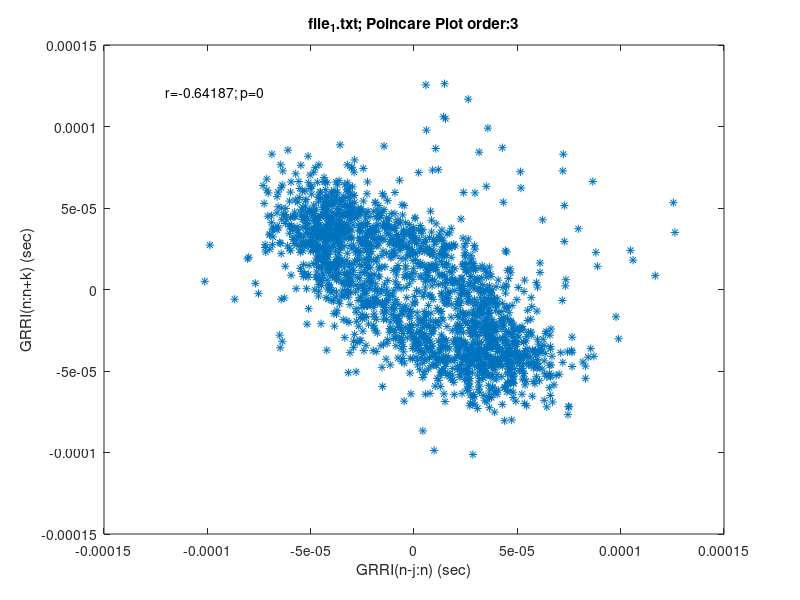
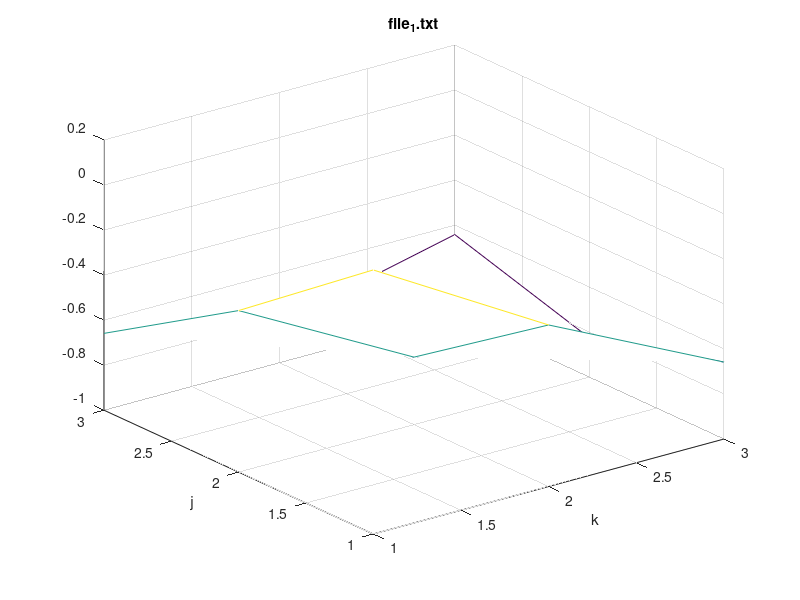
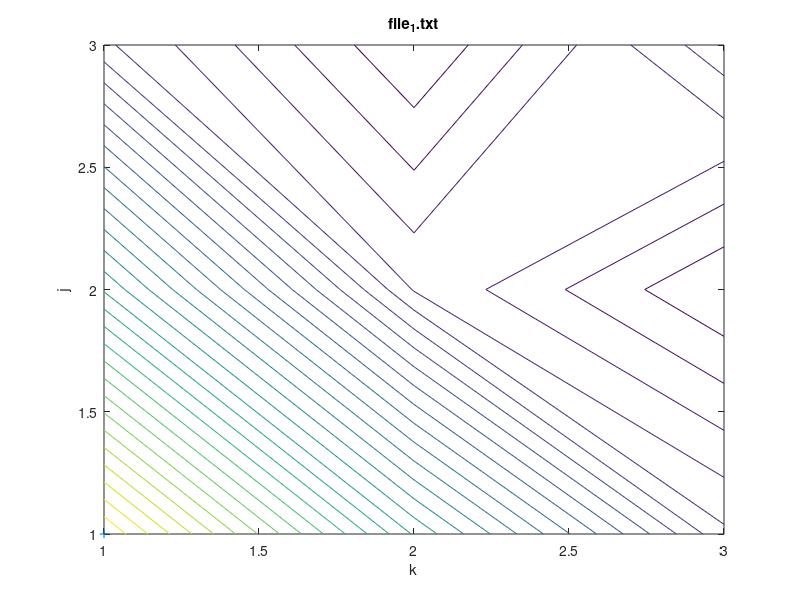

The MATLAB script that drew these images, in order:
%gppasym.m - generalized Poincare Plot analysis

%asymmetrical (j=1:jmax; k=1:kmax)
%Pearson coefficients (r) for each index combination (matrix element)
%r matrix asymmetry index
%
clear
%fnam=input('enter filename with R peak positions:','s');
fnam='file_1.txt';
dsrpo = load('file_1.txt');
% eval(['load ' fnam])
% eval(['dsrpo=' fnam ';'])
[nrpo nch]=size(dsrpo);

%transpose a horizontal vector into vertical
 if nch>1
 dsrpo=dsrpo';
 [nrpo nch]=size(dsrpo);
 end
 
%kord=input('maximal GPP order:');
kord = 3;
%kpl=input('plotting of GPP for some index combinations (y/n):','s');
kpl = 'n'

 if kpl=='y'
 %plord=input('enter minimal, step and maximal order for GPP plotting:');
 %plvect=plord(1):plord(2):plord(3);
 plvect = [2:1:10];
 nplord=length(plvect);
 figure(1)
 hold on
 end
isubpl=0;
 for iord=1:kord
 %disp(['orderi:' int2str(iord)])
  for jord=1:kord
  %disp(['orderj:' int2str(jord)])
  clear dsint1
  clear dsint2
   for i=iord+1:nrpo-jord
   dsint1(i-iord)=dsrpo(i)-dsrpo(i-iord);
   dsint2(i-iord)=dsrpo(i+jord)-dsrpo(i);
   %[i i-iord]
   %[i+jord i]
    %if i==nrpo-jord
    %pause
    %end
   end
   if kpl=='y'
    for iplord=1:nplord
     for jplord=1:nplord
      if (iord==plvect(iplord))&&(jord==plvect(jplord))
      isubpl=isubpl+1;
      %subplot(nplord,nplord,isubpl),plot(dsint1/iord,dsint2/jord,'.')
      subplot(nplord,nplord,isubpl),plot(dsint1,dsint2,'.')
      title([int2str(iord) ';' int2str(jord)])
      %plot(dsint1,dsint2,'.')
      end
     end
    end
   end
  %pause
   if (iord==kord)&&(jord==kord)
   figure(2)
   %plot(dsrpo(i,1)-dsrpo(i-ired,1),dsrpo(i+jred,1)-dsrpo(i,1),'*')
   plot(dsint1,dsint2,'*')
   end
  [cc p]=corrcoef(dsint1,dsint2);
  rcoef(iord,jord)=cc(1,2);
   if (iord==kord)&&(jord==kord)
   text(0.1,0.9,['r=' num2str(cc(1,2)) '; p=' num2str(p(1,2))],'units','normalized')
   title([fnam '; Poincare Plot order:' int2str(iord)])
   xlabel('GRRI(n-j:n) (sec)')
   ylabel('GRRI(n:n+k) (sec)')
   hold off
   %pause
   end
  end
 end
figure(3)
mesh(rcoef)
title([fnam])
xlabel('k')
ylabel('j')
figure(4)
contour(rcoef,30)
hold on
title([fnam])
xlabel('k')
ylabel('j')

%search for local maxima
iord=0;
%initial local maximum first i=1; j=1
 if (rcoef(1,2)<rcoef(1,1))&&(rcoef(2,1)<rcoef(1,1))&&(rcoef(2,2)<rcoef(1,1))
 iord=iord+1;
 imax(iord)=1;
 jmax(iord)=1;
 end
%search for other local maxima
 for i=2:kord-1
  for j=2:kord-1
   if (rcoef(i-1,j)<rcoef(i,j))&&(rcoef(i+1,j)<rcoef(i,j))&&(rcoef(i,j-1)...
      <rcoef(i,j))&&(rcoef(i,j+1)<rcoef(i,j))&&(rcoef(i-1,j-1)<rcoef(i,j))...
      &&(rcoef(i+1,j+1)<rcoef(i,j))&&(rcoef(i-1,j+1)<rcoef(i,j))&&...
      (rcoef(i+1,j-1)<rcoef(i,j))
   iord=iord+1;
   imax(iord)=i;
   jmax(iord)=j;
   end
  end
 end
 
%NAI
sabsa=0;
 for j=1:kord
  for k=1:kord
  sabsa=sabsa+abs(rcoef(j,k));
  end
 end
mabsa=sabsa/(kord*kord);
sai=0;
ssai=0;
 for j=1:kord-1
  for k=j+1:kord
  sai=sai+rcoef(k,j)-rcoef(j,k);
  %pause
  end
 end
 
nai=sai/((kord*kord)*mabsa)

disp(['      r max positions'])
disp([' '])
disp('      j         k          r')
disp([' '])
 for jord=1:iord
 %disp([imax(jred) jmax(jred) rcoef(imax(jred),jmax(jred))])
 maxmat(jord,:)=[imax(jord) jmax(jord) rcoef(imax(jord),jmax(jord))];
 end
maxmats=sortrows(maxmat,3);
maxmatss=zeros(iord,3);
 for jord=1:iord
 maxmatss(jord,:)=maxmats(iord-jord+1,:);
 end
 
disp(maxmatss)
 for jord=1:iord
 plot(jmax(jord),imax(jord),'+')
 end
ksav=input('save the Pearson matrix, local maxima and NAI (y/n):','s');
 if ksav=='y'
 fnamout=[fnam 'rmat' int2str(kord)];
 eval(['save ' fnamout ' rcoef maxmatss nai'])   
 disp(['file saved:' fnamout '.mat'])
 end
 